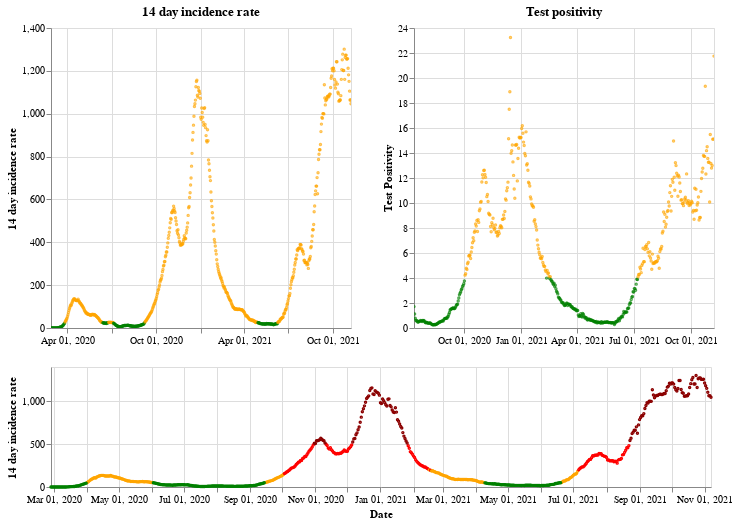

Notebook source saved alongside this figure:
### Markdown cell above
## Wales

### Code cell
plot_traffic_light('Wales')

### Figure 1 — Vega-Lite specification as saved in the notebook (floating-point values rounded to 4 significant figures; data arrays with more than 128 entries replaced by an {"elided": "..."} marker saying what was removed)
{"config": {"view": {"continuousWidth": 400, "continuousHeight": 300}}, "vconcat": [{"hconcat": [{"mark": {"type": "point", "size": 2}, "encoding": {"color": {"condition": {"value": "green", "test": "(datum.twoWeeklyCasesRate <= 25)"}, "value": "orange"}, "tooltip": [{"type": "nominal", "field": "areaName"}, {"type": "temporal", "field": "date"}, {"type": "quantitative", "field": "twoWeeklyCasesRate"}, {"type": "quantitative", "field": "testPositivity"}], "x": {"type": "temporal", "axis": {"title": ""}, "field": "date", "scale": {"domain": {"selection": "DateBrush"}}, "timeUnit": "yearmonthdate"}, "y": {"type": "quantitative", "axis": {"title": "14 day incidence rate"}, "field": "twoWeeklyCasesRate"}}, "title": "14 day incidence rate", "width": 300}, {"mark": {"type": "point", "size": 2}, "encoding": {"color": {"condition": {"value": "green", "test": "(datum.testPositivity <= 4)"}, "value": "orange"}, "tooltip": [{"type": "nominal", "field": "areaName"}, {"type": "temporal", "field": "date"}, {"type": "quantitative", "field": "twoWeeklyCasesRate"}, {"type": "quantitative", "field": "testPositivity"}], "x": {"type": "temporal", "axis": {"title": ""}, "field": "date", "scale": {"domain": {"selection": "DateBrush"}}, "timeUnit": "yearmonthdate"}, "y": {"type": "quantitative", "axis": {"title": "Test Positivity"}, "field": "testPositivity"}}, "title": "Test positivity", "width": 300}]}, {"layer": [{"mark": {"type": "point", "size": 2}, "encoding": {"color": {"condition": {"value": "orange", "test": "(((datum.testPositivity < 4) && (datum.twoWeeklyCasesRate >= 50)) && (datum.twoWeeklyCasesRate < 200))"}, "value": "red"}, "opacity": {"condition": {"value": 1, "test": "((datum.twoWeeklyCasesRate >= 50) && (datum.twoWeeklyCasesRate < 500))"}, "value": 0}, "tooltip": [{"type": "nominal", "field": "areaName"}, {"type": "temporal", "field": "date"}, {"type": "quantitative", "field": "twoWeeklyCasesRate"}, {"type": "quantitative", "field": "testPositivity"}], "x": {"type": "temporal", "axis": {"title": "Date"}, "field": "date", "timeUnit": "yearmonthdate"}, "y": {"type": "quantitative", "axis": {"title": "14 day incidence rate"}, "field": "twoWeeklyCasesRate"}}, "selection": {"DateBrush": {"type": "interval", "encodings": ["x"], "fields": ["Time"]}}}, {"mark": {"type": "point", "size": 2}, "encoding": {"color": {"value": "darkred"}, "opacity": {"condition": {"value": 1, "test": "(datum.twoWeeklyCasesRate >= 500)"}, "value": 0}, "tooltip": [{"type": "nominal", "field": "areaName"}, {"type": "temporal", "field": "date"}, {"type": "quantitative", "field": "twoWeeklyCasesRate"}, {"type": "quantitative", "field": "testPositivity"}], "x": {"type": "temporal", "axis": {"title": "Date"}, "field": "date", "timeUnit": "yearmonthdate"}, "y": {"type": "quantitative", "axis": {"title": "14 day incidence rate"}, "field": "twoWeeklyCasesRate"}}}, {"mark": {"type": "point", "size": 2}, "encoding": {"color": {"condition": {"value": "green", "test": "((datum.testPositivity < 4) && (datum.twoWeeklyCasesRate < 50))"}, "value": "orange"}, "opacity": {"condition": {"value": 1, "test": "(datum.twoWeeklyCasesRate < 50)"}, "value": 0}, "tooltip": [{"type": "nominal", "field": "areaName"}, {"type": "temporal", "field": "date"}, {"type": "quantitative", "field": "twoWeeklyCasesRate"}, {"type": "quantitative", "field": "testPositivity"}], "x": {"type": "temporal", "axis": {"title": "Date"}, "field": "date", "timeUnit": "yearmonthdate"}, "y": {"type": "quantitative", "axis": {"title": "14 day incidence rate"}, "field": "twoWeeklyCasesRate"}}}], "height": 120, "width": 660}], "data": {"name": "data-796edd69033381f11cdeb487b6f333f7"}, "$schema": "https://vega.github.io/schema/vega-lite/v4.8.1.json", "datasets": {"data-796edd69033381f11cdeb487b6f333f7": {"elided": "620 records"}}}
